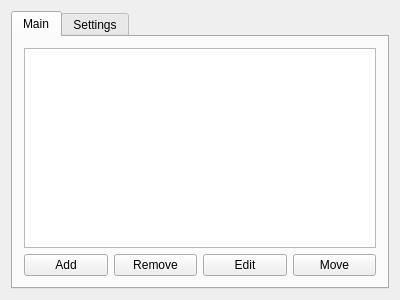
<?xml version="1.0" encoding="UTF-8"?>
<ui version="4.0">
 <class>MainWindow</class>
 <widget class="QMainWindow" name="MainWindow">
  <property name="geometry">
   <rect>
    <x>0</x>
    <y>0</y>
    <width>400</width>
    <height>300</height>
   </rect>
  </property>
  <property name="windowTitle">
   <string>MainWindow</string>
  </property>
  <widget class="QWidget" name="centralWidget">
   <layout class="QGridLayout" name="gridLayout">
    <item row="0" column="0">
     <widget class="QTabWidget" name="mainWidget">
      <property name="currentIndex">
       <number>0</number>
      </property>
      <widget class="QWidget" name="mainTab">
       <attribute name="title">
        <string>Main</string>
       </attribute>
       <layout class="QGridLayout" name="gridLayout_2">
        <item row="1" column="1">
         <widget class="QPushButton" name="removeButton">
          <property name="text">
           <string>Remove</string>
          </property>
         </widget>
        </item>
        <item row="1" column="2">
         <widget class="QPushButton" name="editButton">
          <property name="text">
           <string>Edit</string>
          </property>
         </widget>
        </item>
        <item row="1" column="3">
         <widget class="QPushButton" name="moveButton">
          <property name="text">
           <string>Move</string>
          </property>
         </widget>
        </item>
        <item row="1" column="0">
         <widget class="QPushButton" name="addButton">
          <property name="text">
           <string>Add</string>
          </property>
         </widget>
        </item>
        <item row="0" column="0" colspan="4">
         <widget class="QListWidget" name="musicList"/>
        </item>
       </layout>
      </widget>
      <widget class="QWidget" name="settingTab">
       <attribute name="title">
        <string>Settings</string>
       </attribute>
       <layout class="QGridLayout" name="gridLayout_3">
        <item row="0" column="0">
         <widget class="QTabWidget" name="tabWidget">
          <property name="currentIndex">
           <number>0</number>
          </property>
          <widget class="QWidget" name="generalTab">
           <attribute name="title">
            <string>General</string>
           </attribute>
          </widget>
          <widget class="QWidget" name="scheduleTab">
           <attribute name="title">
            <string>Schedule</string>
           </attribute>
           <layout class="QGridLayout" name="gridLayout_4">
            <item row="1" column="0">
             <widget class="QPushButton" name="pushButton">
              <property name="text">
               <string>Add</string>
              </property>
             </widget>
            </item>
            <item row="1" column="1">
             <widget class="QPushButton" name="pushButton_2">
              <property name="text">
               <string>Remove</string>
              </property>
             </widget>
            </item>
            <item row="1" column="2">
             <widget class="QPushButton" name="pushButton_3">
              <property name="text">
               <string>Edit</string>
              </property>
             </widget>
            </item>
            <item row="0" column="0" colspan="3">
             <widget class="QTableView" name="scheduleTable"/>
            </item>
           </layout>
          </widget>
          <widget class="QWidget" name="networkTab">
           <attribute name="title">
            <string>Network</string>
           </attribute>
          </widget>
         </widget>
        </item>
       </layout>
      </widget>
     </widget>
    </item>
   </layout>
  </widget>
  <widget class="QMenuBar" name="menuBar">
   <property name="geometry">
    <rect>
     <x>0</x>
     <y>0</y>
     <width>400</width>
     <height>21</height>
    </rect>
   </property>
  </widget>
 </widget>
 <layoutdefault spacing="6" margin="11"/>
 <resources/>
 <connections/>
</ui>
